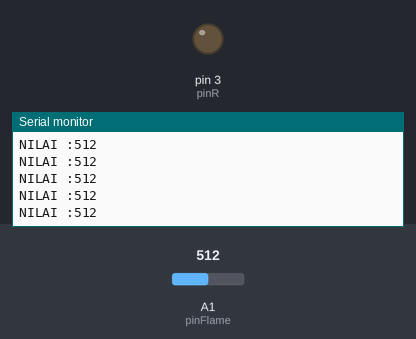
A sketch run on a simulated Arduino Uno, built with avr-gcc and run on an emulated ATmega328P. Shown: output pins drawn as LEDs (lit = HIGH), the last lines printed to the serial monitor. The test bench sets the inputs (shaded band); at power-on: A1 (pinFlame) = 512.

Above: at 1.2 s.
1.3 s: A1 (pinFlame) set to 11
At 1.8 s:
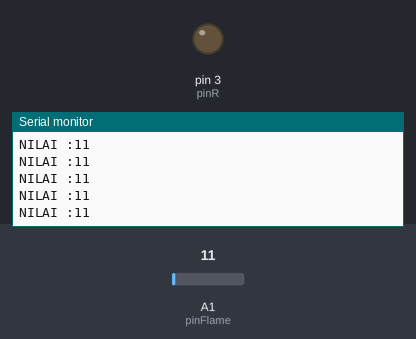
2.8 s: A1 (pinFlame) set to 8
At 3.8 s:
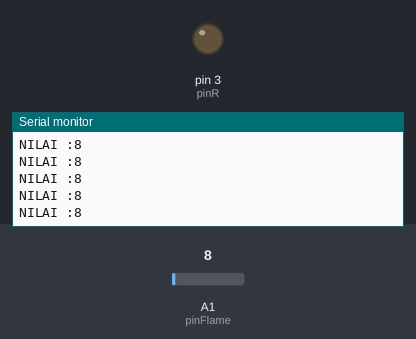
Timing chart, 0 to 5.8 s (numbered marks = the images above; inputs shaded):
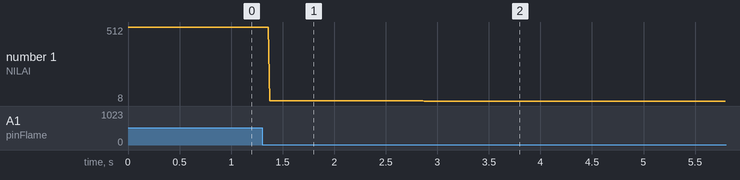

Measured:
- after the input at 1.3 s, the serial monitor: prints a new line after 0.07 s (image 1)
- after the input at 2.8 s, the serial monitor: prints a new line after 0.07 s (image 2)
- plotted number 1: 512 → 11 after the input at 1.3 s, 11 → 8 after the input at 2.8 s

The sketch:

1_SENSOR_FLAME.ino
```cpp
int pinFlame = A1;
int pinR = 3;

void setup() {
  Serial.begin(9600);
  pinMode (pinR,OUTPUT);

}

void loop() {
  //BACA DATA
    int bacaFlame=analogRead (pinFlame);
      // bacaFlame=map (bacaFlame,32,427,0,255);

    //PRINT TO SERIAL
    Serial.print("NILAI :");
    Serial.print(bacaFlame);
    Serial.println();

    //LOGIKA

    }
```
